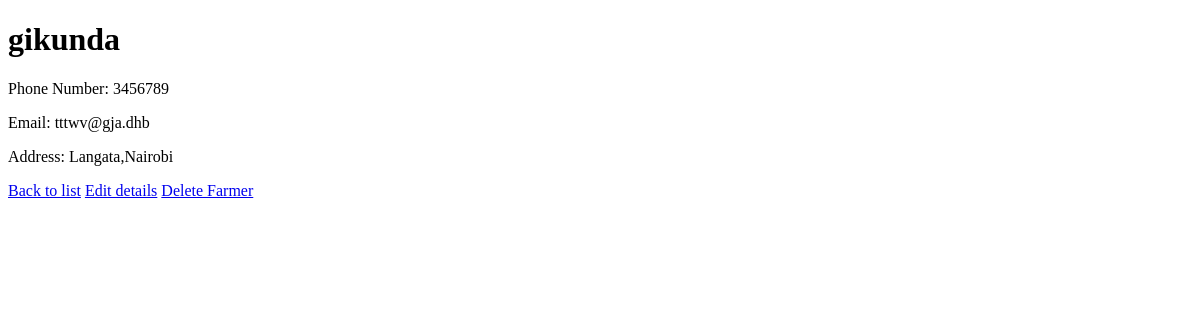
Before: /farmers/farmers/1/ with the older database file.
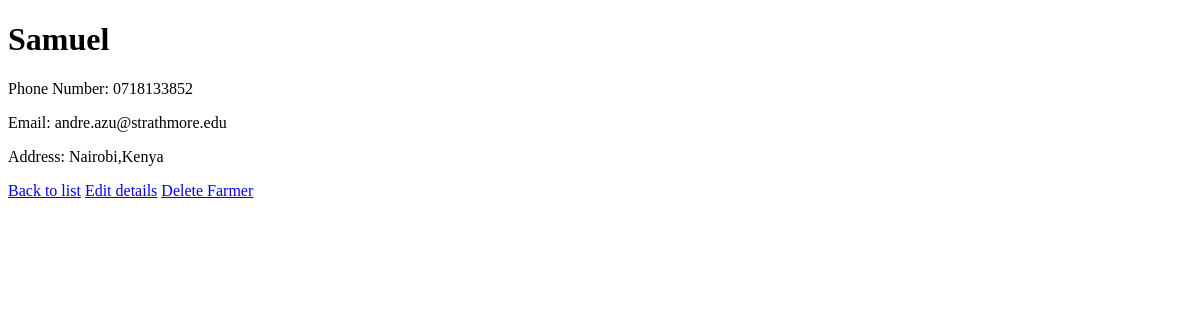
After: the same page with the newer database file.
### farmers/models.py (models this page shows)
class FarmerDetail(models.Model):
    user_profile = models.OneToOneField(UserProfile, on_delete=models.CASCADE)
    dbfarmerUsername = models.CharField(max_length=100)
    dbfarmerPhonenum = models.CharField(max_length=15)
    dbfarmerPassword = models.CharField(max_length=255)
    dbfarmerEmail = models.CharField(max_length=100)
    dbfarmerAddress = models.CharField(max_length=100)
    class Meta:
        db_table = "farmer"

### farmers/views.py (the view)
# urls.py: path('farmers/<int:pk>/', views.farmer_detail, name='farmer_detail'),
def farmer_detail(request, pk):
    farmer = get_object_or_404(FarmerDetail, pk=pk)
    return render(request, 'myapp/farmer_detail.html', {'farmer': farmer})

### farmers/templates/myapp/farmer_detail.html (shortened to what this page needs)
<!DOCTYPE html>
<html>
<head>
</head>
<body>
    <h1>{{ farmer.dbfarmerUsername }}</h1>
    <p>Phone Number: {{ farmer.dbfarmerPhonenum }}</p>
    <p>Email: {{ farmer.dbfarmerEmail }}</p>
    <p>Address: {{ farmer.dbfarmerAddress }}</p>
    <a href="{% url 'farmer_list' %}">Back to list</a>
    <a href="{% url 'farmer_update' farmer.pk %}">Edit details</a>
    <a href="{% url 'farmer_delete' farmer.pk %}">Delete Farmer</a>
</body>
</html>

Changed rows visible on the page:
changed FarmerDetail: dbfarmerUsername "gikunda" → "Samuel"; dbfarmerPhonenum "3456789" → "0718133852"; dbfarmerEmail "tttwv@gja.dhb" → "andre.azu@strathmore.edu"; dbfarmerAddress "Langata,Nairobi" → "Nairobi,Kenya"
